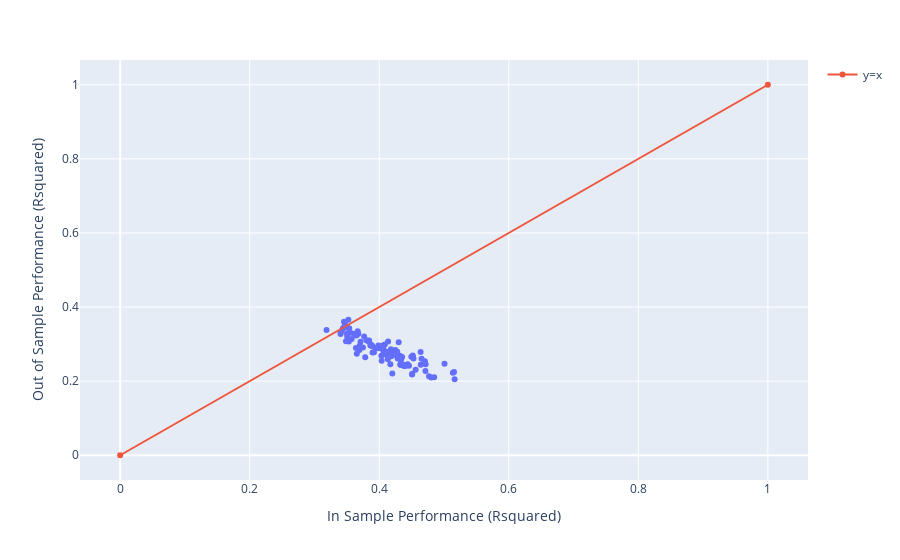

Notebook source saved alongside this figure:
### Markdown cell above
QUESTION 8)

### Code cell
import plotly.express as px
import plotly.graph_objects as go
import statsmodels.formula.api as smf
import numpy as np
import pandas as pd
from sklearn.model_selection import train_test_split

# Load data
url = "https://raw.githubusercontent.com/KeithGalli/pandas/master/pokemon_data.csv"
pokeaman = pd.read_csv(url).fillna('None')

# Define all possible categories to avoid mismatches
pokeaman['Type 1'] = pd.Categorical(pokeaman['Type 1'], 
                                    categories=pokeaman['Type 1'].unique())
pokeaman['Type 2'] = pd.Categorical(pokeaman['Type 2'], 
                                    categories=pokeaman['Type 2'].unique())

# Define 50-50 train-test split
fifty_fifty_split_size = int(pokeaman.shape[0] * 0.5)

# Formula for the linear model
linear_form = 'HP ~ Attack + Defense + Speed + Legendary'
linear_form += ' + Q("Sp. Def") + Q("Sp. Atk")'
linear_form += ' + C(Generation) + C(Q("Type 1")) + C(Q("Type 2"))'

# Perform repeated evaluations
reps = 100
in_sample_Rsquared = np.zeros(reps)
out_of_sample_Rsquared = np.zeros(reps)

for i in range(reps):
    pokeaman_train, pokeaman_test = train_test_split(pokeaman, train_size=fifty_fifty_split_size)
    
    # Fit model on training data
    final_model_fit = smf.ols(formula=linear_form, data=pokeaman_train).fit()
    
    # Store in-sample R-squared
    in_sample_Rsquared[i] = final_model_fit.rsquared
    
    # Calculate out-of-sample R-squared
    predictions = final_model_fit.predict(pokeaman_test)
    out_of_sample_Rsquared[i] = np.corrcoef(pokeaman_test['HP'], predictions)[0, 1] ** 2

# Plot results
df = pd.DataFrame({
    "In Sample Performance (Rsquared)": in_sample_Rsquared,
    "Out of Sample Performance (Rsquared)": out_of_sample_Rsquared
})
fig = px.scatter(df, x="In Sample Performance (Rsquared)", y="Out of Sample Performance (Rsquared)")
fig.add_trace(go.Scatter(x=[0, 1], y=[0, 1], name="y=x", line_shape='linear'))
fig.show()

### Figure 1 — Plotly figure (JSON) as saved in the notebook; plotly's stock layout.template omitted (floating-point values rounded to 4 significant figures)
{"data": [{"hovertemplate": "In Sample Performance (Rsquared)=%{x}<br>Out of Sample Performance (Rsquared)=%{y}<extra></extra>", "legendgroup": "", "marker": {"color": "#636efa", "symbol": "circle"}, "mode": "markers", "name": "", "orientation": "v", "showlegend": false, "type": "scatter", "x": [0.3987, 0.4382, 0.406, 0.3487, 0.4848, 0.3404, 0.3523, 0.4705, 0.4061, 0.3919, 0.3941, 0.4285, 0.4641, 0.4037, 0.3532, 0.3835, 0.3863, 0.4111, 0.4133, 0.418, 0.3427, 0.44, 0.5008, 0.4127, 0.425, 0.4496, 0.4713, 0.4518, 0.3783, 0.4301, 0.4769, 0.4137, 0.4341, 0.4202, 0.4507, 0.4226, 0.3695, 0.4277, 0.4324, 0.4354, 0.4334, 0.451, 0.3996, 0.3654, 0.4529, 0.4118, 0.4188, 0.4653, 0.3472, 0.3537, 0.3749, 0.3871, 0.3891, 0.4639, 0.432, 0.3186, 0.3897, 0.3611, 0.3677, 0.3767, 0.403, 0.3801, 0.4459, 0.365, 0.4172, 0.364, 0.3556, 0.3441, 0.4562, 0.3506, 0.3844, 0.3403, 0.4802, 0.3502, 0.3575, 0.4439, 0.4033, 0.4085, 0.364, 0.4408, 0.5164, 0.4147, 0.3456, 0.4063, 0.5155, 0.4373, 0.3888, 0.3495, 0.5137, 0.4335, 0.3668, 0.3711, 0.4084, 0.4717, 0.4264, 0.426, 0.37, 0.4097, 0.4142, 0.4061], "xaxis": "x", "y": [0.2959, 0.2406, 0.2936, 0.3076, 0.2105, 0.3306, 0.3658, 0.2538, 0.2899, 0.278, 0.2895, 0.2613, 0.244, 0.2552, 0.3067, 0.3068, 0.2962, 0.2782, 0.2592, 0.2863, 0.3371, 0.2407, 0.2471, 0.2692, 0.2843, 0.2656, 0.2276, 0.2695, 0.2642, 0.305, 0.2129, 0.3071, 0.2619, 0.2205, 0.218, 0.2748, 0.2843, 0.2792, 0.2447, 0.2655, 0.2434, 0.2198, 0.2889, 0.2737, 0.2614, 0.2699, 0.2671, 0.2604, 0.3535, 0.3429, 0.2911, 0.2988, 0.2948, 0.2785, 0.2684, 0.3378, 0.2775, 0.328, 0.3283, 0.3208, 0.2956, 0.3101, 0.2416, 0.3237, 0.2454, 0.2897, 0.3307, 0.3435, 0.2311, 0.3201, 0.3095, 0.3275, 0.2098, 0.3283, 0.3141, 0.2459, 0.2687, 0.2988, 0.323, 0.2423, 0.2052, 0.2792, 0.3606, 0.2813, 0.2245, 0.2445, 0.2955, 0.345, 0.2228, 0.2572, 0.3348, 0.3063, 0.2737, 0.2459, 0.2702, 0.2739, 0.2965, 0.2798, 0.2646, 0.2929], "yaxis": "y"}, {"line": {"shape": "linear"}, "name": "y=x", "type": "scatter", "x": [0, 1], "y": [0, 1]}], "layout": {"legend": {"tracegroupgap": 0}, "margin": {"t": 60}, "xaxis": {"anchor": "y", "domain": [0, 1], "title": {"text": "In Sample Performance (Rsquared)"}}, "yaxis": {"anchor": "x", "domain": [0, 1], "title": {"text": "Out of Sample Performance (Rsquared)"}}}}
